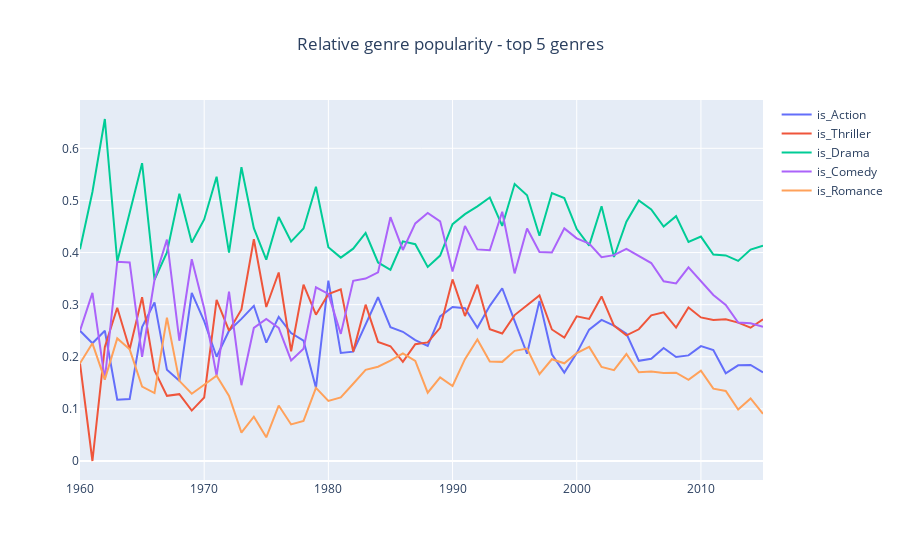

The notebook cell saved with this chart:
### Code cell
top5_popular = list(genres_counts.index[:5])

plot_genres(rel_genres_by_year,title="Relative genre popularity - top 5 genres", columns=top5_popular)
